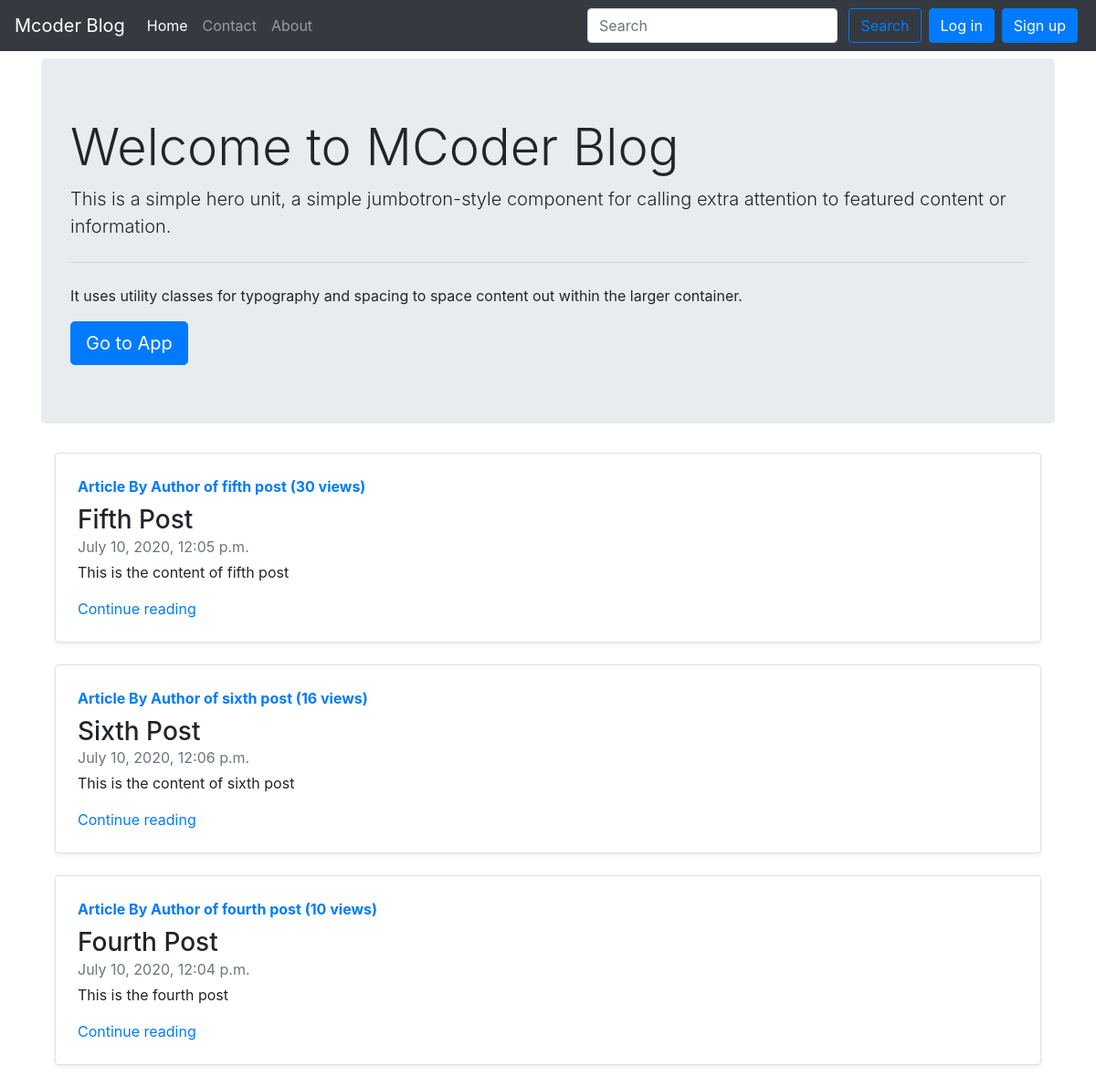
Screenshot of /blog/ with the database file from the repository.
### blog/models.py (models this page shows, shortened)
class Post(models.Model):
    sno = models.AutoField(primary_key=True)
    title = models.CharField(max_length=100,default='')
    content = models.TextField(default='')
    author = models.CharField(max_length=50, default='')
    slug = models.CharField(max_length=100, default='')
    views = models.IntegerField(default=0)
    timestamp = models.DateTimeField(blank=True)

### blog/views.py (the view)
# urls.py: path('', views.home),
def home(request):
    allPosts = Post.objects.all().order_by('-views')[:3]
    params = { 'allPosts' : allPosts, 'user' : request.user }
    return render(request, "blog/home.html",params)

### templates/blog/home.html (shortened to what this page needs)
{% extends 'blog/basic.html' %}
{% block body %}
<div class="container my-2">
<div class="jumbotron">
  <h1 class="display-4">Welcome to MCoder Blog</h1>
  <p class="lead">This is a simple hero unit, a simple jumbotron-style component for calling extra attention to featured content or information.</p>
  <hr class="my-4">
  <p>It uses utility classes for typography and spacing to space content out within the larger container.</p>
  <a class="btn btn-primary btn-lg" href="/" role="button">Go to App</a>
</div>
</div>
<div class="container">
{% for post in allPosts %}
	<div class="col-md-12">
      <div class="row no-gutters border rounded overflow-hidden flex-md-row mb-4 shadow-sm h-md-250 position-relative">
        <div class="col p-4 d-flex flex-column position-static">
          <strong class="d-inline-block mb-2 text-primary">Article By {{ post.author }} ({{ post.views }} views)</strong>
          <h3 class="mb-0">{{ post.title }}</h3>
          <div class="mb-1 text-muted">{{ post.timestamp }}</div>
          <p class="card-text mb-auto"><div class="preview">{{ post.content|slice:"0:200"|safe }}</div></p>
          <a href="/blog/{{ post.slug }}" >Continue reading</a>
        </div>
      </div>
    </div>
{% endfor %}
</div>
{% endblock body %}
{% block activeHome %}
    active
{% endblock %}

### rows the page displays
Post: author "Author of fifth post", views "30", title "Fifth Post", timestamp "July 10, 2020, 12:05 p.m."
Post: author "Author of sixth post", views "16", title "Sixth Post", timestamp "July 10, 2020, 12:06 p.m."
Post: author "Author of fourth post", views "10", title "Fourth Post", timestamp "July 10, 2020, 12:04 p.m."
